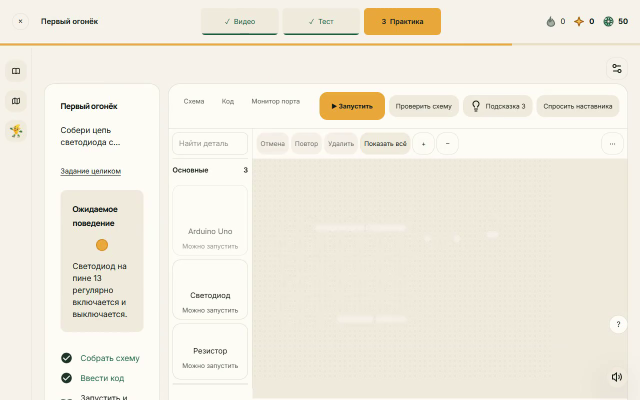
#> input picture frame 0 of public/videos/landing/editor.mp4, 1280 x 800 px, given in place of Neuralese - Google Chrome 2026-11-08 11-33-37.mp4, which was not available (shown at 1/2 size)
$ python extract_reference.py
#> lines starting #> are read from the running program, lines starting #| are printed output that depends on the picture
from pathlib import Path
import cv2
from PIL import Image, ImageDraw

source = Path(r'C:\Users\User\OneDrive\Videos\Captures\Neuralese - Google Chrome 2026-11-08 11-33-37.mp4')
out = Path('outputs/landing-neuralese/reference')
out.mkdir(parents=True, exist_ok=True)
capture = cv2.VideoCapture(str(source))
sheet = Image.new('RGB', (1920, 4*282), '#eeeeee')
#> sheet: PIL image 1920x1128 RGB; every value is 238
draw = ImageDraw.Draw(sheet)
for index, second in enumerate(range(0, 70, 5)):
    capture.set(cv2.CAP_PROP_POS_MSEC, second*1000)
    ok, frame = capture.read()
    if not ok:
        continue
    image = Image.fromarray(cv2.cvtColor(frame, cv2.COLOR_BGR2RGB))
    image.save(out / f'{second:02d}s.jpg', quality=90)
    image.thumbnail((480, 255))
    x, y = (index % 4)*480, (index // 4)*282
    sheet.paste(image, (x, y+24))
    draw.text((x+8, y+5), f'{second}s', fill='#111111')
#> this loop made 14 passes
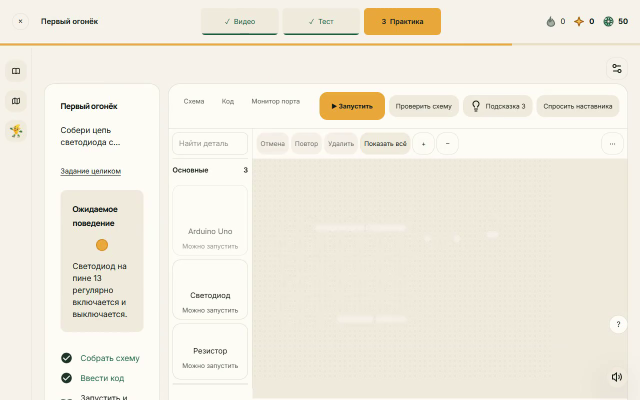
#> input picture frame 0 of public/videos/landing/editor.mp4, 1280 x 800 px, given in place of Neuralese - Google Chrome 2026-11-08 11-33-37.mp4, which was not available (shown at 1/2 size)
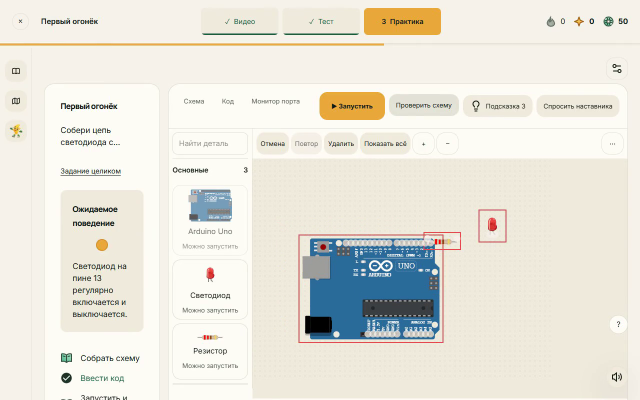
#> input picture frame 120 of public/videos/landing/editor.mp4, 1280 x 800 px, given in place of Neuralese - Google Chrome 2026-11-08 11-33-37.mp4, which was not available (shown at 1/2 size)
#> after the loop:
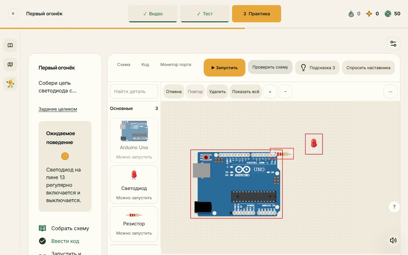
#> image: PIL image 408x255 RGB; mean R, G, B 232, 229.7, 219.9
#> after the loop:
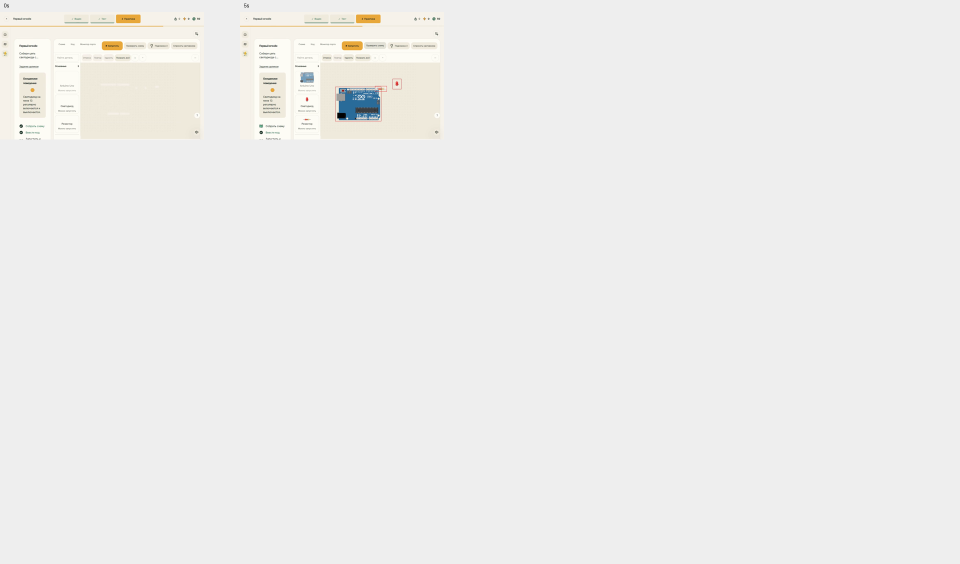
#> sheet: PIL image 1920x1128 RGB (shown at 1/2 size); mean R, G, B 237.9, 237.5, 236.5
capture.release()
sheet.save(out/'contact-sheet.jpg', quality=94)

$ run again, starting later in the video
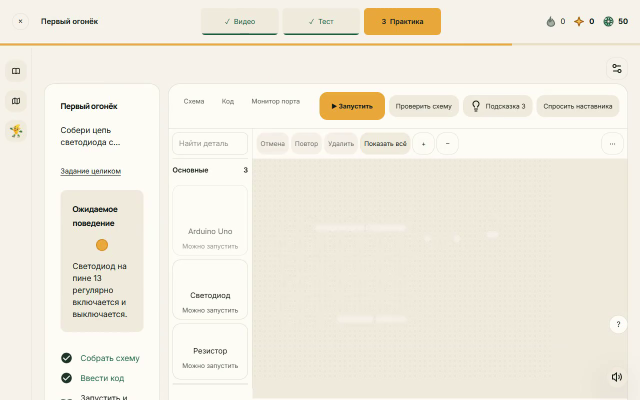
#> input picture frame 0 of public/videos/landing/editor.mp4, 1280 x 800 px, given in place of Neuralese - Google Chrome 2026-11-08 11-33-37.mp4, which was not available (shown at 1/2 size)
#> the loop `for index, second in enumerate(range(0, 70, 5)):` made 14 passes
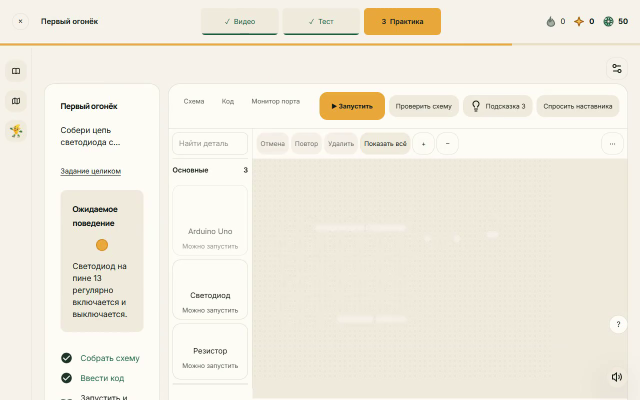
#> input picture frame 0 of public/videos/landing/editor.mp4, 1280 x 800 px, given in place of Neuralese - Google Chrome 2026-11-08 11-33-37.mp4, which was not available (shown at 1/2 size)
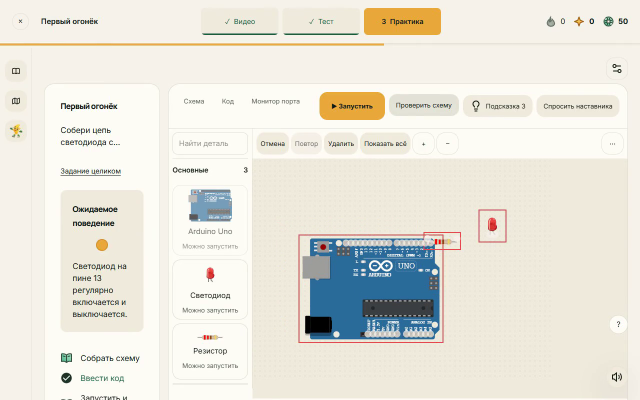
#> input picture frame 120 of public/videos/landing/editor.mp4, 1280 x 800 px, given in place of Neuralese - Google Chrome 2026-11-08 11-33-37.mp4, which was not available (shown at 1/2 size)

$ run again, starting later in the video
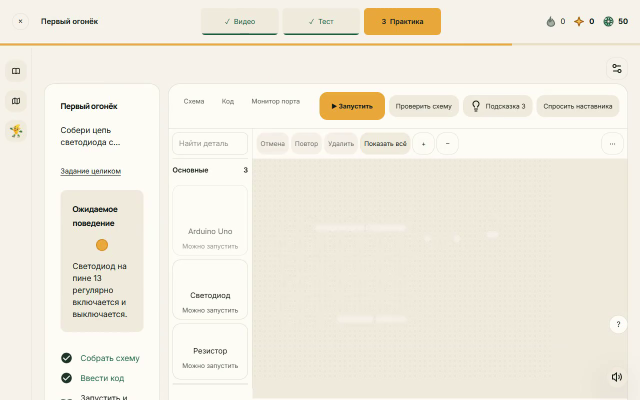
#> input picture frame 0 of public/videos/landing/editor.mp4, 1280 x 800 px, given in place of Neuralese - Google Chrome 2026-11-08 11-33-37.mp4, which was not available (shown at 1/2 size)
#> the loop `for index, second in enumerate(range(0, 70, 5)):` made 14 passes
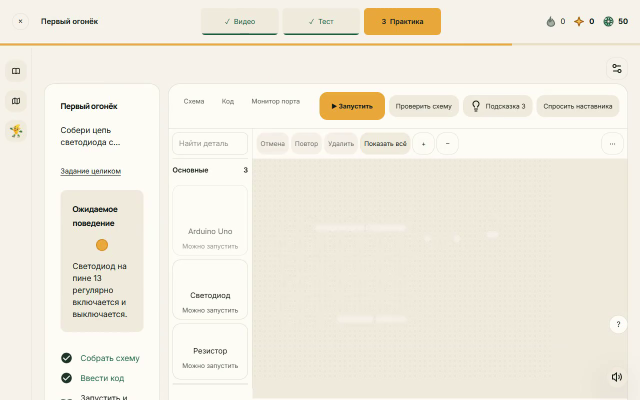
#> input picture frame 0 of public/videos/landing/editor.mp4, 1280 x 800 px, given in place of Neuralese - Google Chrome 2026-11-08 11-33-37.mp4, which was not available (shown at 1/2 size)
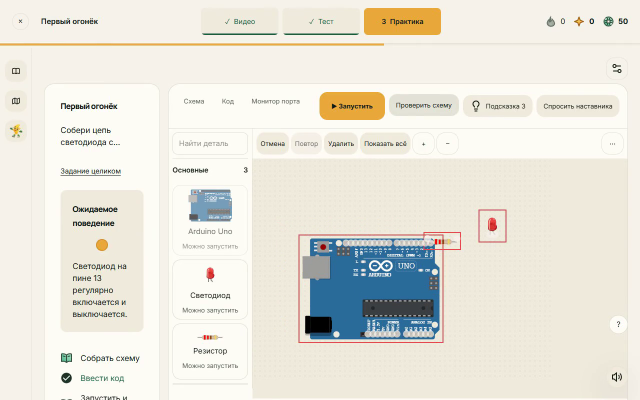
#> input picture frame 120 of public/videos/landing/editor.mp4, 1280 x 800 px, given in place of Neuralese - Google Chrome 2026-11-08 11-33-37.mp4, which was not available (shown at 1/2 size)
